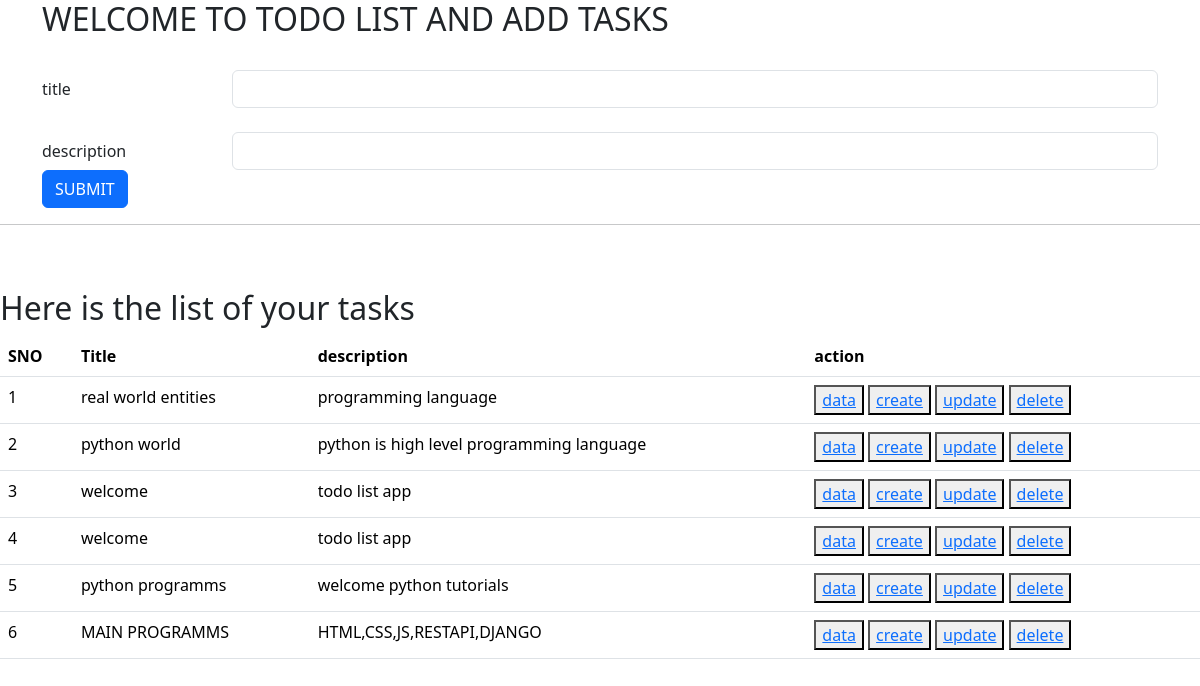
Screenshot of /todo_list with the database file from the repository.
### restapp/models.py (models this page shows)
class blog(models.Model):
    title = models.CharField(max_length = 200)
    description = models.CharField(max_length = 200)
    completed=models.BooleanField(default=False)

### restapp/views.py (the view)
# urls.py: path('todo_list',views.todo_list,name='todo_list'),
def todo_list(request):
    todos=blog.objects.all()
    return render(request,'todo.html',{'todos':todos})

### templates/todo.html (shortened to what this page needs)
<!DOCTYPE html>
<html lang="en">
<head>
     <link href="https://cdn.jsdelivr.net/npm/bootstrap@5.3.3/dist/css/bootstrap.min.css" rel="stylesheet">
</head>
<body>
<div class="container">
      <div class="wrapper">
        <form action="" method="POST">
            <h2>WELCOME TO TODO LIST AND ADD TASKS</h2><br>
              <div class="form-group row">
                <label for="title" class="col-sm-2 col-form-label">title</label>
                <div class="col-sm-10">
                  <input type="text" class="form-control" name="title"  placeholder="">
                </div>
              </div>
            <br>
              <div class="form-group row">
                <label for="description" class="col-sm-2 col-form-label">description</label>
                <div class="col-sm-10">
                  <input type="textarea" class="form-control" name="description"  placeholder="">
                </div>
              </div>
                <div class="form-group row">
                    <div class="col-sm-10">
                    <button type="submit" class="btn btn-primary">SUBMIT</button>
             </div>
         </div>
        </form>
      </div>
</div>
<hr>
<br>
<br>
<h2>Here is the list of your tasks</h2>
    <table class="table">
        <thead>
            <tr>
                <th>SNO</th>
                <th>Title</th>
                <th>description</th>
                <th>action</th>
            </tr>
        </thead>
        <tbody>
        {% for todo in  todos %}
        <tr>
            <td>{{ forloop.counter }}</td>
            <td>{{ todo.title}}</td>
            <td>{{ todo.description}}</td>
            <td>
                {% if todo.completed %}}<td>
                <span class="badge badge-Success">completed</span>
                {% else %}
                    <button><a href=/single_data/{{ todo.id }}>data</a></button>
                    <button><a href=/create>create</a></button>
                    <button><a href=/update/{{ todo.id }}>update</a></button>
                    <button><a href=/delete/{{ todo.id }}>delete</a></button>
                {% endif %}
        </td>
        </tr>
        {% endfor %}
        </tbody>
    </table>
</body>
</html>

### rows the page displays
blog: title "real world entities", description "programming language"
blog: title "python world", description "python is high level programming language"
blog: title "welcome", description "todo list app"
blog: title "welcome", description "todo list app"
blog: title "python programms", description "welcome python tutorials"
blog: title "MAIN PROGRAMMS", description "HTML,CSS,JS,RESTAPI,DJANGO"
